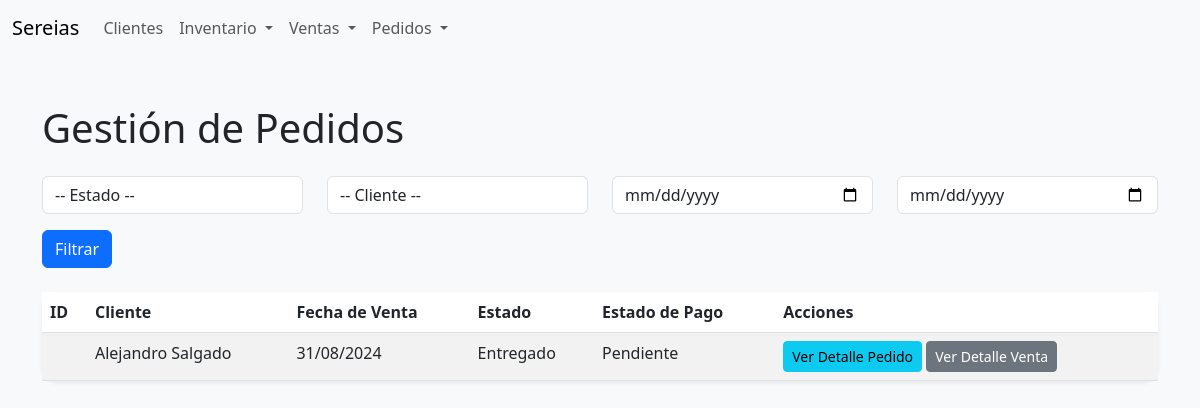
The app's page /inventario/pedidos/, older data.
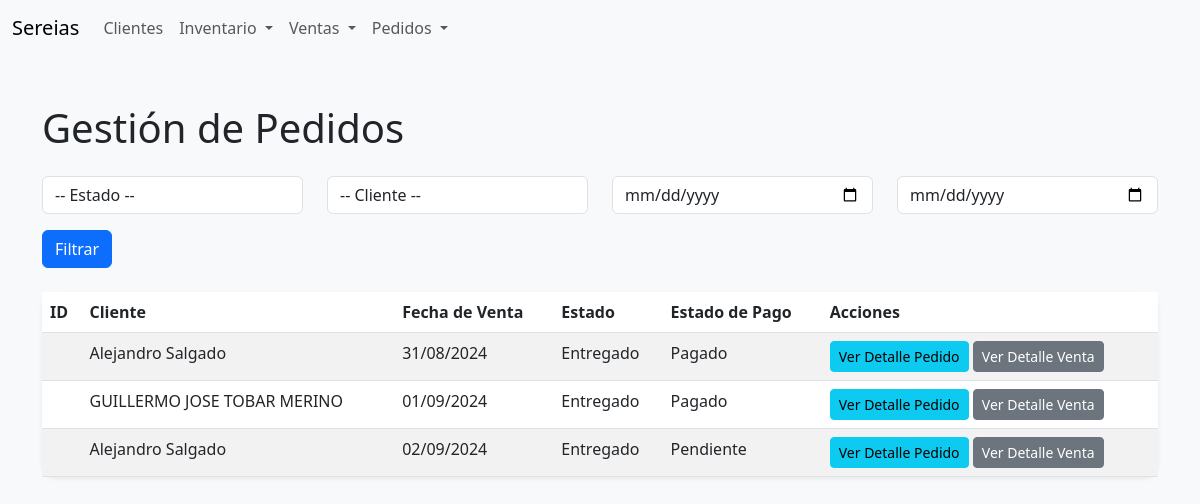
The same page, newer data.
### inventory/models.py (models this page shows, shortened)
class Pedido(models.Model):
    ESTADOS_PEDIDO = [
        ('pendiente', 'Pendiente'),
        ('procesando', 'Procesando'),
        ('enviado', 'Enviado'),
        ('entregado', 'Entregado'),
        ('cancelado', 'Cancelado'),
    ]
    venta = models.OneToOneField(Venta, on_delete=models.CASCADE, primary_key=True)
    direccion_envio = models.TextField()
    fecha_envio = models.DateTimeField(blank=True, null=True)
    estado = models.CharField(max_length=20, choices=ESTADOS_PEDIDO, default='pendiente')

class Venta(models.Model):
    cliente = models.ForeignKey(Cliente, on_delete=models.CASCADE)
    fecha = models.DateTimeField(default=timezone.now)
    total = models.DecimalField(max_digits=10, decimal_places=2, default=0)
    estado_pago = models.CharField(max_length=20, choices=[('pendiente', 'Pendiente'), ('pagado', 'Pagado')], default='pendiente')
    es_pedido = models.BooleanField(default=False)
    pedido_enviado = models.BooleanField(default=False)

class Cliente(models.Model):
    nombre = models.CharField(max_length=255)
    email = models.EmailField(blank=True, null=True)
    telefono = models.CharField(max_length=20, blank=True, null=True)
    direccion = models.TextField(blank=True, null=True)
    identificacion = models.CharField(max_length=50, blank=True, null=True)  # Nuevo campo agregado
    creado = models.DateTimeField(auto_now_add=True)

### inventory/views.py (the view)
# urls.py: path('pedidos/', views.lista_pedidos, name='lista_pedidos'),
def lista_pedidos(request):
    estado = request.GET.get('estado')
    cliente_id = request.GET.get('cliente')
    fecha_inicio = request.GET.get('fecha_inicio')
    fecha_fin = request.GET.get('fecha_fin')
    pedidos = Pedido.objects.select_related('venta__cliente').all()
    if estado:
        pedidos = pedidos.filter(estado=estado)
    if cliente_id:
        pedidos = pedidos.filter(venta__cliente_id=cliente_id)
    if fecha_inicio and fecha_fin:
        pedidos = pedidos.filter(venta__fecha__range=[fecha_inicio, fecha_fin])
    paginator = Paginator(pedidos, 10)  # Mostrar 10 pedidos por página
    page_number = request.GET.get('page')
    page_obj = paginator.get_page(page_number)
    return render(request, 'inventory/lista_pedidos.html', {
        'page_obj': page_obj,
        'clientes': Cliente.objects.all(),
        'estado_choices': Pedido.ESTADOS_PEDIDO,
    })

### inventory/templates/inventory/lista_pedidos.html (shortened to what this page needs)
{% extends 'inventory/base.html' %}
{% block content %}
<h1 class="mb-4">Gestión de Pedidos</h1>
<form method="get" class="mb-4">
    <div class="row">
        <div class="col-md-3">
            <select name="estado" class="form-control">
                <option value="">-- Estado --</option>
            </select>
        </div>
        <div class="col-md-3">
            <select name="cliente" class="form-control">
                <option value="">-- Cliente --</option>
            </select>
        </div>
        <div class="col-md-3">
            <input type="date" name="fecha_inicio" class="form-control" value="{{ request.GET.fecha_inicio }}">
        </div>
        <div class="col-md-3">
            <input type="date" name="fecha_fin" class="form-control" value="{{ request.GET.fecha_fin }}">
        </div>
    </div>
    <div class="row mt-3">
        <div class="col-md-2">
            <button type="submit" class="btn btn-primary">Filtrar</button>
        </div>
    </div>
</form>
<table class="table table-striped shadow-sm rounded-border">
    <thead>
        <tr>
            <th>ID</th>
            <th>Cliente</th>
            <th>Fecha de Venta</th>
            <th>Estado</th>
            <th>Estado de Pago</th>
            <th>Acciones</th>
        </tr>
    </thead>
    <tbody>
        {% for pedido in page_obj %}
        <tr>
            <td>{{ pedido.id }}</td>
            <td>{{ pedido.venta.cliente.nombre }}</td>
            <td>{{ pedido.venta.fecha|date:"d/m/Y" }}</td>
            <td>{{ pedido.get_estado_display }}</td>
            <td>{{ pedido.venta.get_estado_pago_display }}</td>
            <td>
                <a href="{% url 'detalle_pedido' pedido.venta.id %}" class="btn btn-info btn-sm">Ver Detalle Pedido</a>
                <a href="{% url 'detalle_venta' pedido.venta.id %}" class="btn btn-secondary btn-sm">Ver Detalle Venta</a>
            </td>
        </tr>
        {% empty %}
        <tr>
            <td colspan="6" class="text-center">No hay pedidos registrados.</td>
        </tr>
        {% endfor %}
    </tbody>
</table>
{% endblock %}

Row changes from the older to the newer data that the page shows:
changed through a linked row, Pedido (number 1 of 3 on the later page): venta.estado_pago "Pendiente" → "Pagado"
added Pedido: venta.cliente.nombre "GUILLERMO JOSE TOBAR MERINO", venta.fecha "01/09/2024", estado "Entregado", venta.estado_pago "Pagado"
added Pedido: venta.cliente.nombre "Alejandro Salgado", venta.fecha "02/09/2024", estado "Entregado", venta.estado_pago "Pendiente"
